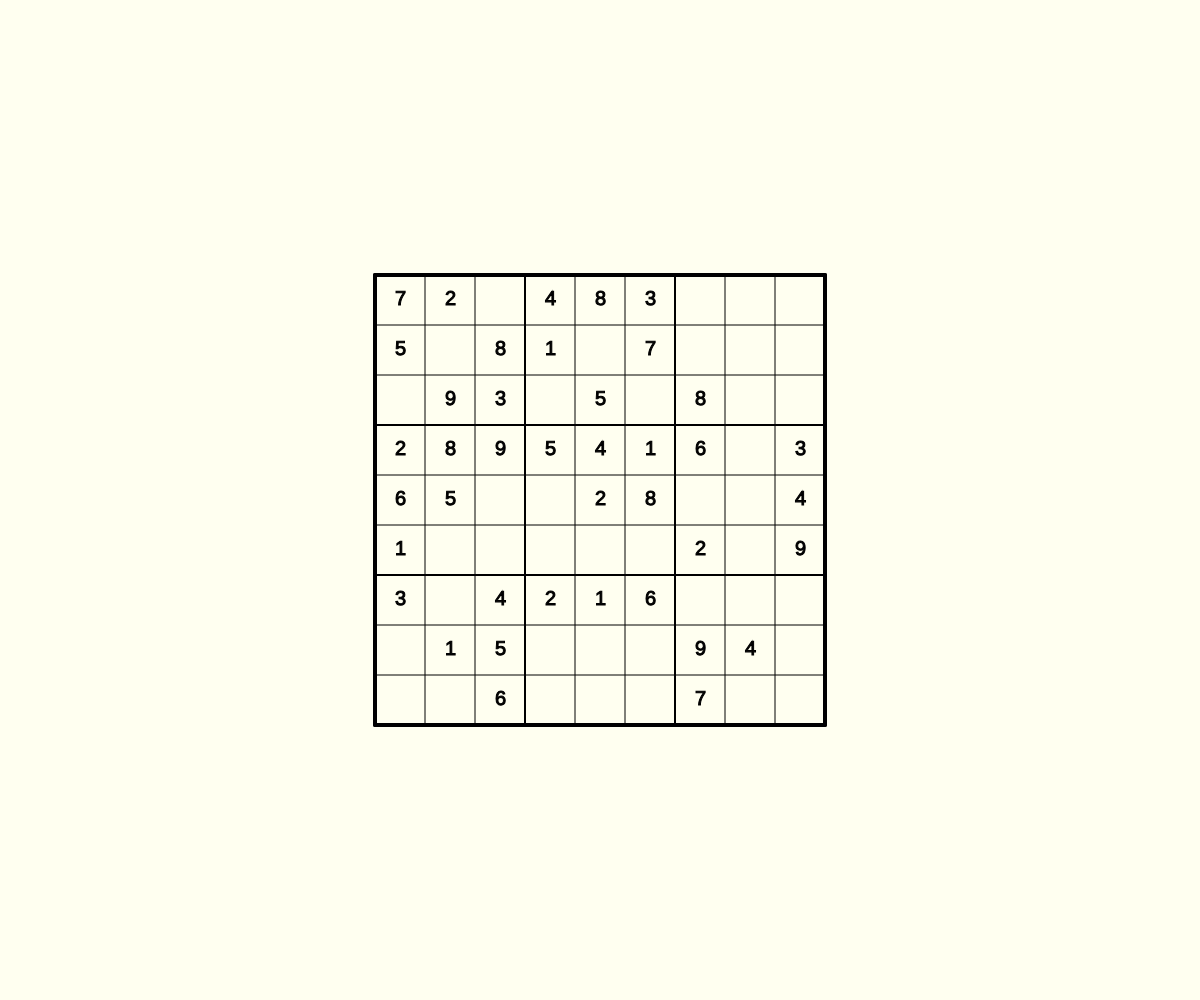
Frame 1 (no input)
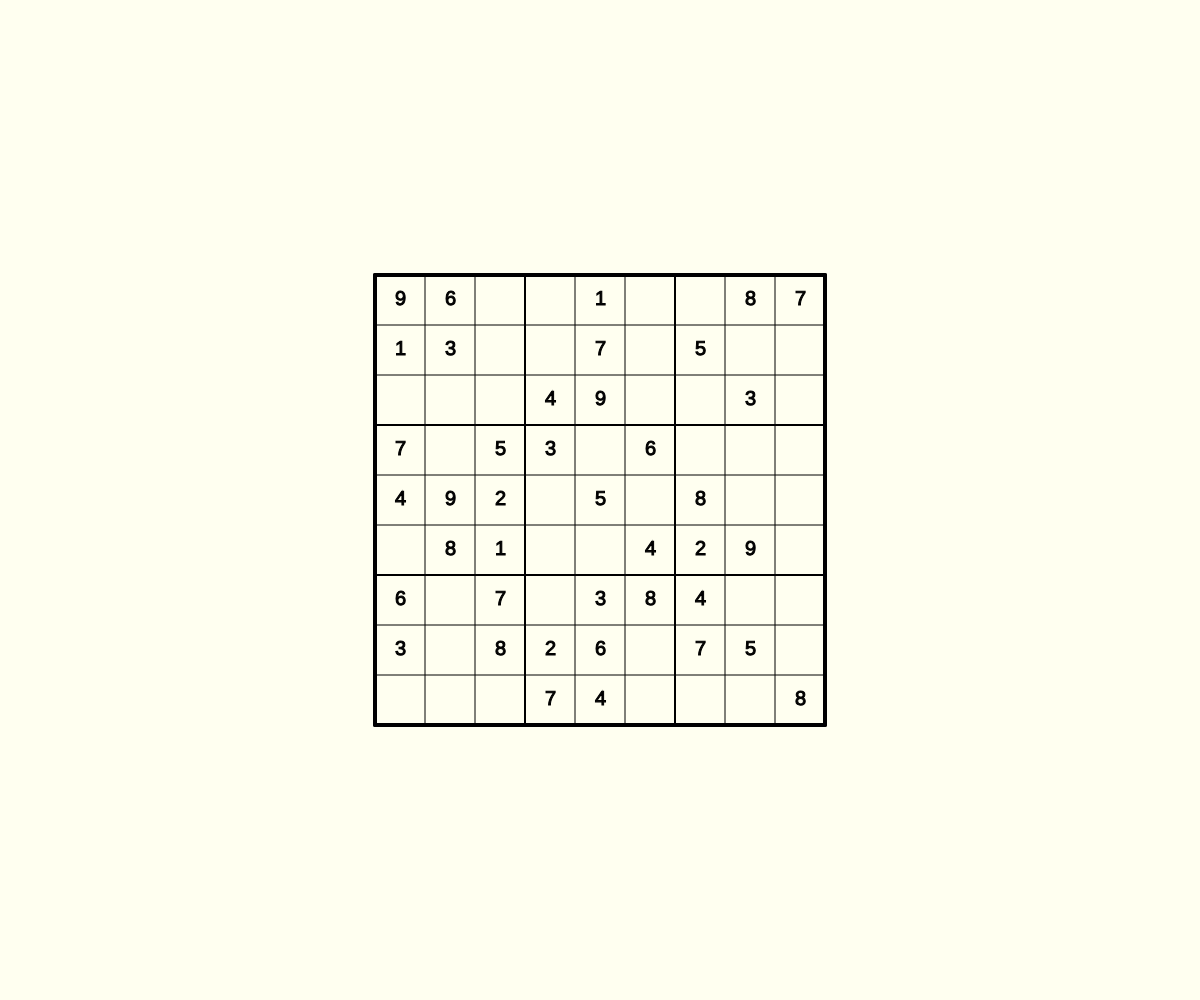
Frame 2 (the mouse pressed at the canvas centre, redrawn once)

The p5.js sketch that drew these frames (run headless with seeded random() and noise() and a simulated clock; the mouse was pressed at the canvas centre and the sketch redrawn once):

// p5.js sketch
// ── sketch.js
let matrix = [];

function setup() {
  createCanvas(windowWidth, windowHeight);
  noLoop();
}

function drawBorders() {
  strokeWeight(4);
  stroke("black");
  line(windowWidth/2 - 450/2, windowHeight/2 - 450/2, windowWidth/2 + 450/2, windowHeight/2 - 450/2);
  line(windowWidth/2 - 450/2, windowHeight/2 + 450/2, windowWidth/2 + 450/2, windowHeight/2 + 450/2);
  line(windowWidth/2 - 450/2, windowHeight/2 - 450/2, windowWidth/2 - 450/2, windowHeight/2 + 450/2);
  line(windowWidth/2 + 450/2, windowHeight/2 - 450/2, windowWidth/2 + 450/2, windowHeight/2 + 450/2);
}

function drawGrid() {
  strokeWeight(1);
  stroke("black");
  for (let i = 1; i < 9; i++) {
    if(i % 3 == 0) {
      strokeWeight(2);
    }
    else {
      strokeWeight(1);
    }
    line(windowWidth/2 - 450/2 + i * 50, windowHeight/2 - 450/2, windowWidth/2 - 450/2 + i * 50, windowHeight/2 + 450/2);
    line(windowWidth/2 - 450/2, windowHeight/2 - 450/2 + i * 50, windowWidth/2 + 450/2, windowHeight/2 - 450/2 + i * 50);
  }
}

function generateMatrix() {

  for(let i = 0; i < 9; i++) {
    matrix[i] = [];
    for(let j = 0; j < 9; j++) {
      matrix[i][j] = 0;
    }
  }

  for(let i = 0; i < 9; i++) {
    for(let j = 0; j < 9; j++) {
      let value = Math.floor(random(1, 10));
      const temp = checkValue(i, j, value);
      if(temp) {
        matrix[i][j] = value;
      }
    }
  }

  console.table(matrix);
}

function checkValue(row, col, value) {
  let rowValues = matrix[row];
  let colValues = [];
  for(let i = 0; i < 9; i++) {
    colValues.push(matrix[i][col]);
  }

  let squareValues = [];
  let squareRow = Math.floor(row / 3) * 3;
  let squareCol = Math.floor(col / 3) * 3;
  for(let i = squareRow; i < squareRow + 3; i++) {
    for(let j = squareCol; j < squareCol + 3; j++) {
      squareValues.push(matrix[i][j]);
    }
  }

  if(rowValues.includes(value) || colValues.includes(value) || squareValues.includes(value)) {
    return false;
  }
  else {
    return true;
  }
}

function drawNumbers() {
  for(let i = 0; i < 9; i++) {
    for(let j = 0; j < 9; j++) {
      if(matrix[i][j] != 0) {
        fill("black");
        textSize(20);
        text(matrix[i][j], windowWidth/2 - 450/2 + j * 50 + 20, windowHeight/2 - 450/2 + i * 50 + 30);
      }
    }
  }
}

function draw() {
  background("ivory");

  // Disegno il bordo del sudoku
  drawBorders();

  // Disegno la griglia del sudoku
  drawGrid();

  // Genero la matrice
  generateMatrix();

  // Disegno i numeri
  drawNumbers();
}
